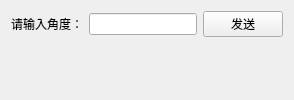
      <widget class="QWidget" name="tab_4">
       <attribute name="title">
        <string>页</string>
       </attribute>
       <layout class="QFormLayout" name="formLayout">
        <item row="0" column="0">
         <layout class="QHBoxLayout" name="horizontalLayout_2">
          <item>
           <widget class="QLabel" name="label_11">
            <property name="sizePolicy">
             <sizepolicy hsizetype="Preferred" vsizetype="Preferred">
              <horstretch>0</horstretch>
              <verstretch>0</verstretch>
             </sizepolicy>
            </property>
            <property name="text">
             <string>请输入角度：</string>
            </property>
            <property name="alignment">
             <set>Qt::AlignCenter</set>
            </property>
           </widget>
          </item>
          <item>
           <widget class="QLineEdit" name="lineEdit_7">
            <property name="sizePolicy">
             <sizepolicy hsizetype="Preferred" vsizetype="Fixed">
              <horstretch>0</horstretch>
              <verstretch>0</verstretch>
             </sizepolicy>
            </property>
           </widget>
          </item>
          <item>
           <widget class="QPushButton" name="pushButton_2">
            <property name="sizePolicy">
             <sizepolicy hsizetype="Preferred" vsizetype="Fixed">
              <horstretch>0</horstretch>
              <verstretch>0</verstretch>
             </sizepolicy>
            </property>
            <property name="text">
             <string>发送</string>
            </property>
           </widget>
          </item>
         </layout>
        </item>
       </layout>
      </widget>
